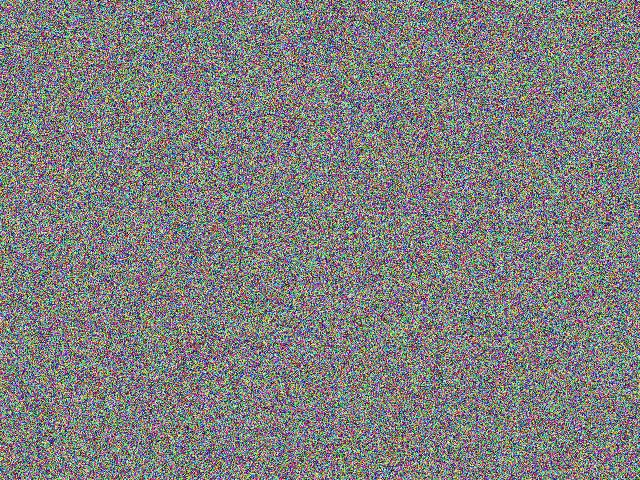
#> input picture config/data/test_image.jpg, 640 x 480 px, found by its file name
$ python pipeline_demo.py
#> lines starting #> are read from the running program, lines starting #| are printed output that depends on the picture
"""
Pipeline Demo: Image Classification Pipeline with Separated Stages

This example demonstrates the @inference marker for pipeline separation:
- Preprocessing: Image resize and normalization
- Inference: Model prediction (placeholder)
- Postprocessing: Class label lookup

Usage:
    python src/cli/main.py -i examples/pipeline_demo.py --pipeline -o .build/pipeline_demo
"""

import cv2
import numpy as np


def pipeline_demo(image_path: str) -> str:
    """
    Complete image classification pipeline.

    Args:
        image_path: Path to input image

    Returns:
        Predicted class label
    """
#> called with image_path = 'test_image.jpg'
    # Preprocessing Stage
    img = cv2.imread(image_path)
#> img is the input picture: shape (480, 640, 3); mean B, G, R 126.7, 126.9, 127.2
    resized = cv2.resize(img, (224, 224))
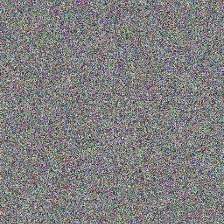
#> resized: shape (224, 224, 3); mean B, G, R 126.8, 127, 127.3
    normalized = resized.astype(np.float32) / 255.0

    # @inference
    # Inference Stage - Model prediction happens here
    # In production, this would call a trained model
    predictions = np.array([0.1, 0.2, 0.7])  # Mock predictions

    # Postprocessing Stage
    class_id = int(np.argmax(predictions))
    class_labels = ["cat", "dog", "bird"]
    result = class_labels[class_id]

    return result


if __name__ == '__main__':
    result = pipeline_demo("test_image.jpg")
    print(f"Prediction: {result}")
